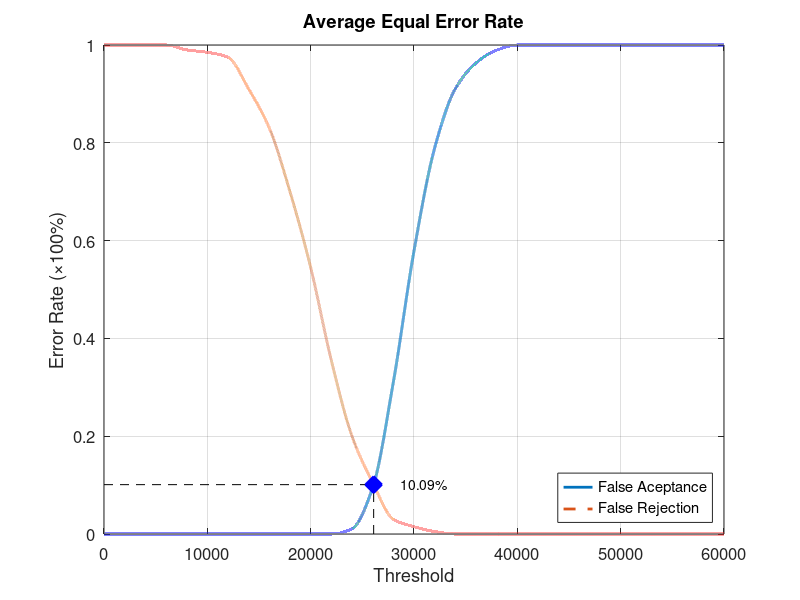
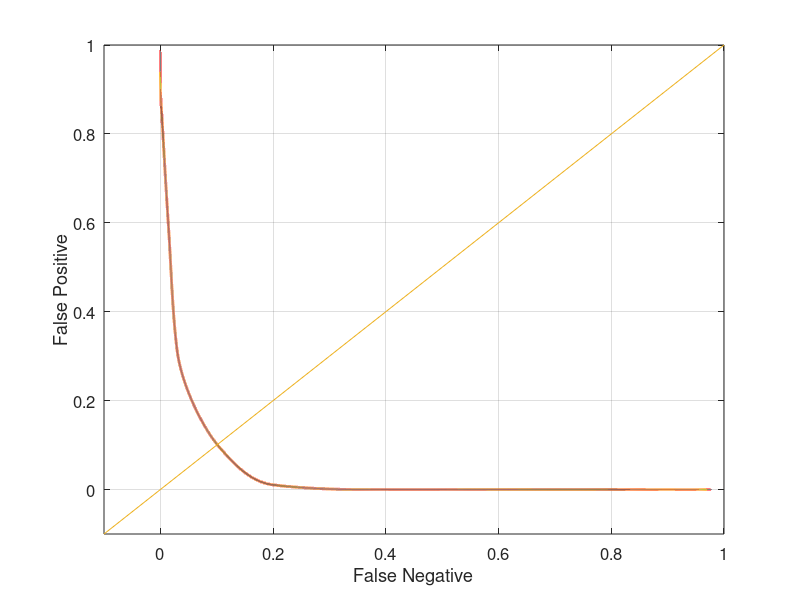

These figures' MATLAB source, in order:
function yEER = Database4_2
close all;
clear;
clc;
x = 0:2000:60000;
xq = 0:0.5:60000;

y0 = [0 0 0 0 0 0 0 0 0 0 0 0 0.0105263 0.0947368 0.310526 0.578947 0.789474 0.910526 0.963158 0.989474 1 1 1 1 1 1 1 1 1 1 1];
yy0 = interp1(x, y0, xq, 'pchip');
y1 = [1 1 1 1 0.99 0.985 0.975 0.91 0.83 0.7 0.545 0.355 0.2 0.105 0.03 0.015 0.005 0 0 0 0 0 0 0 0 0 0 0 0 0 0];
yy1 = interp1(x, y1, xq, 'pchip');

% Calculating EER: 
y2 = abs(y0 - y1);
find(y2 == min(y2))
yy2 = abs(yy0 - yy1);
xEER = find(yy2 == min(yy2));
xEERIndex = xq(xEER) % X-axis EER
yEER = yy0(xEER) % Y-axis EER

main = figure
plot(xq, yy0,'-','LineWidth', 2);	hold on
plot(xq, yy1,'--','LineWidth', 2);	hold on
plot([xEERIndex xEERIndex], [0 yEER], 'k--');	hold on
plot([0 xEERIndex], [yEER yEER], 'k--');	hold on
plot(xEERIndex, yEER, 'bx', 'LineWidth', 10);	hold on
text(xEERIndex + 10 * xEERIndex / 100, yEER, [num2str(round((10000 * yEER)) / 100) '%'])
legend('False Aceptance', 'False Rejection', 'Location', 'SouthEast')
xlabel('Threshold')
ylabel('Error Rate (\times100%)')
title('Average Equal Error Rate')
set(gca, 'FontSize', 12)
axis([0 60000 0 1])
grid on

print(main, 'Database4_2Main', '-dpng');
FNRxFPR = figure('Color', [1 1 1]);
plot(yy1, yy0, '-', yy1, yy0, 'LineWidth', 2);
hold on
y = -0.1:0.1:1
plot(y, y); 
set(gca, 'FontSize', 12)
xlabel('False Negative')
ylabel('False Positive')
axis([-0.1 1 -0.1 1])
set(gca, 'FontSize', 12)
grid on

print(FNRxFPR, 'Database4_2FNRxFPR','-dpng');
end
